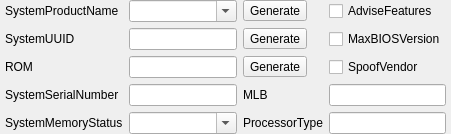
             <widget class="QWidget" name="tabPlatformInfo1">
              <attribute name="title">
               <string>Generic</string>
              </attribute>
              <layout class="QGridLayout" name="gridLayout_50">
               <property name="leftMargin">
                <number>5</number>
               </property>
               <property name="topMargin">
                <number>0</number>
               </property>
               <property name="rightMargin">
                <number>5</number>
               </property>
               <property name="bottomMargin">
                <number>0</number>
               </property>
               <item row="1" column="1">
                <widget class="QLineEdit" name="editSystemUUID"/>
               </item>
               <item row="0" column="0">
                <widget class="QLabel" name="label_18">
                 <property name="toolTip">
                  <string notr="true">Refer to SMBIOS SystemProductName.</string>
                 </property>
                 <property name="statusTip">
                  <string>Refer to SMBIOS SystemProductName.</string>
                 </property>
                 <property name="text">
                  <string>SystemProductName</string>
                 </property>
                </widget>
               </item>
               <item row="0" column="1">
                <widget class="QComboBox" name="cboxSystemProductName">
                 <property name="minimumSize">
                  <size>
                   <width>0</width>
                   <height>0</height>
                  </size>
                 </property>
                 <property name="maximumSize">
                  <size>
                   <width>16777215</width>
                   <height>16777215</height>
                  </size>
                 </property>
                 <property name="editable">
                  <bool>true</bool>
                 </property>
                </widget>
               </item>
               <item row="3" column="3">
                <widget class="QLineEdit" name="editMLB"/>
               </item>
               <item row="3" column="0">
                <widget class="QLabel" name="label_19">
                 <property name="toolTip">
                  <string notr="true"> Refer to SMBIOS SystemSerialNumber.</string>
                 </property>
                 <property name="statusTip">
                  <string> Refer to SMBIOS SystemSerialNumber.</string>
                 </property>
                 <property name="text">
                  <string>SystemSerialNumber</string>
                 </property>
                </widget>
               </item>
               <item row="1" column="2">
                <widget class="QToolButton" name="btnSystemUUID">
                 <property name="text">
                  <string>Generate</string>
                 </property>
                </widget>
               </item>
               <item row="0" column="2">
                <widget class="QToolButton" name="btnGenerate">
                 <property name="text">
                  <string>Generate</string>
                 </property>
                </widget>
               </item>
               <item row="1" column="0">
                <widget class="QLabel" name="label_21">
                 <property name="toolTip">
                  <string notr="true">Refer to SMBIOS SystemUUID.</string>
                 </property>
                 <property name="statusTip">
                  <string>Refer to SMBIOS SystemUUID.</string>
                 </property>
                 <property name="text">
                  <string>SystemUUID</string>
                 </property>
                </widget>
               </item>
               <item row="3" column="1">
                <widget class="QLineEdit" name="editSystemSerialNumber"/>
               </item>
               <item row="3" column="2">
                <widget class="QLabel" name="label_17">
                 <property name="toolTip">
                  <string>Refer to SMBIOS BoardSerialNumber.</string>
                 </property>
                 <property name="statusTip">
                  <string>Refer to SMBIOS BoardSerialNumber.</string>
                 </property>
                 <property name="text">
                  <string>MLB</string>
                 </property>
                </widget>
               </item>
               <item row="2" column="0">
                <widget class="QLabel" name="label_20">
                 <property name="toolTip">
                  <string notr="true">Refer to 4D1EDE05-38C7-4A6A-9CC6-4BCCA8B38C14:ROM.</string>
                 </property>
                 <property name="statusTip">
                  <string>Refer to 4D1EDE05-38C7-4A6A-9CC6-4BCCA8B38C14:ROM.</string>
                 </property>
                 <property name="text">
                  <string>ROM</string>
                 </property>
                </widget>
               </item>
               <item row="2" column="1">
                <widget class="QLineEdit" name="editDatROM"/>
               </item>
               <item row="2" column="2">
                <widget class="QToolButton" name="btnROM">
                 <property name="text">
                  <string>Generate</string>
                 </property>
                </widget>
               </item>
               <item row="4" column="0">
                <widget class="QLabel" name="label_96">
                 <property name="toolTip">
                  <string notr="true">Valid values:

• Auto — use the original PlatformFeature value.

• Upgradable — explicitly unset PT_FEATURE_HAS_SOLDERED_SYSTEM_MEMORY (0x2) in PlatformFeature. 

• Soldered — explicitly set PT_FEATURE_HAS_SOLDERED_SYSTEM_MEMORY (0x2) in PlatformFeature.

Note: On certain Mac models (namely MacBookPro10,x and any MacBookAir), SPMemoryReporter.spreporter will ignore PT_FEATURE_HAS_SOLDERED_SYSTEM_MEMORY and assume that system memory is non-upgradable.

----

有效值：

- Auto - 使用原始的PlatformFeature值。

- Upgradable - 在PlatformFeature中显式取消设置PT_FEATURE_HAS_SOLDERED_SYSTEM_MEMORY (0x2)。

- Soldered - 在PlatformFeature中明确设置PT_FEATURE_HAS_SOLDERED_SYSTEM_MEMORY (0x2)。

注意：在某些 Mac 机型上（即 MacBookPro10,x 和任何 MacBookAir），SPMemoryReporter.spreporter 将忽略 PT_FEATURE_HAS_SOLDERED_SYSTEM_MEMORY，并假设系统内存不可升级。
</string>
                 </property>
                 <property name="statusTip">
                  <string> Indicates whether system memory is upgradable in PlatformFeature. This controls the visibility
 of the Memory tab in About This Mac.</string>
                 </property>
                 <property name="text">
                  <string>SystemMemoryStatus</string>
                 </property>
                </widget>
               </item>
               <item row="4" column="1">
                <widget class="QComboBox" name="cboxSystemMemoryStatus">
                 <property name="editable">
                  <bool>true</bool>
                 </property>
                </widget>
               </item>
               <item row="4" column="2">
                <widget class="QLabel" name="label_95">
                 <property name="toolTip">
                  <string> Combined of Processor Major and Minor types.</string>
                 </property>
                 <property name="statusTip">
                  <string> Combined of Processor Major and Minor types.</string>
                 </property>
                 <property name="text">
                  <string>ProcessorType</string>
                 </property>
                </widget>
               </item>
               <item row="4" column="3">
                <widget class="QLineEdit" name="editIntProcessorType_Generic"/>
               </item>
               <item row="2" column="3">
                <widget class="QCheckBox" name="chkSpoofVendor">
                 <property name="toolTip">
                  <string notr="true">Sets SMBIOS vendor fields to Acidanthera.

----

将SMBIOS供应商字段设置为Acidanthera。</string>
                 </property>
                 <property name="statusTip">
                  <string>Sets SMBIOS vendor fields to Acidanthera.</string>
                 </property>
                 <property name="text">
                  <string>SpoofVendor</string>
                 </property>
                </widget>
               </item>
               <item row="1" column="3">
                <widget class="QCheckBox" name="chkMaxBIOSVersion">
                 <property name="toolTip">
                  <string notr="true"> Sets BIOSVersion to 9999.999.999.999.999, recommended for legacy Macs when using Automatic PlatformInfo to avoid BIOS updates in unofficially supported macOS versions.

----

 将 BIOSVersion 设置为 9999.999.999.999.999，建议老旧硬件的机器选择 Automatic平台信息时使用，以避免在非官方支持的 macOS 版本中进行 BIOS 更新。

</string>
                 </property>
                 <property name="statusTip">
                  <string> Sets BIOSVersion to 9999.999.999.999.999, recommended for legacy Macs when using Automatic
 PlatformInfo to avoid BIOS updates in unofficially supported macOS versions.</string>
                 </property>
                 <property name="text">
                  <string>MaxBIOSVersion</string>
                 </property>
                </widget>
               </item>
               <item row="0" column="3">
                <widget class="QCheckBox" name="chkAdviseFeatures">
                 <property name="toolTip">
                  <string notr="true">Type: plist boolean

Description: Updates FirmwareFeatures with supported bits.

Added bits to FirmwareFeatures: • FW_FEATURE_SUPPORTS_CSM_LEGACY_MODE (0x1) - Without this bit, it is not possible to reboot to Windows installed on a drive with an EFI partition that is not the first partition on the disk.

• FW_FEATURE_SUPPORTS_UEFI_WINDOWS_BOOT (0x20000000) - Without this bit, it is not possible to reboot to Windows installed on a drive with an EFI partition that is the first partition on the disk.

• FW_FEATURE_SUPPORTS_APFS (0x00080000) - Without this bit, it is not possible to install macOS on an APFS disk.

Note: On most newer firmwares these bits are already set, the option may be necessary when &quot;upgrading&quot; the firmware with new features.
----
类型：plist布尔值

描述：用支持的位更新FirmwareFeatures。

添加到FirmwareFeatures的位：
- FW_FEATURE_SUPPORTS_CSM_LEGACY_MODE (0x1) - 没有这个位，不可能重新启动安装在EFI分区不是磁盘上第一个分区的驱动器上的Windows。

- FW_FEATURE_SUPPORTS_UEFI_WINDOWS_BOOT (0x20000000) - 没有这个位，不可能重新启动安装在EFI分区是磁盘上第一个分区的驱动器上的Windows。

- FW_FEATURE_SUPPORTS_APFS (0x00080000) - 没有这个位，不可能在APFS磁盘上安装macOS。

注意：在大多数较新的固件上，这些位已经被设置了，当用新功能 &quot;升级 &quot;固件时，这个选项可能是必要的。</string>
                 </property>
                 <property name="statusTip">
                  <string>Forces Windows support in FirmwareFeatures.</string>
                 </property>
                 <property name="text">
                  <string>AdviseFeatures</string>
                 </property>
                </widget>
               </item>
              </layout>
             </widget>
